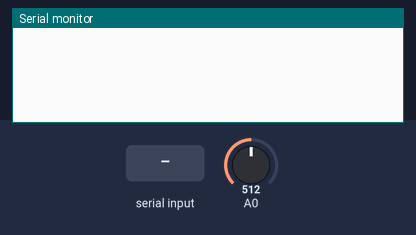
The sketch below on a simulated Arduino Uno, built with avr-gcc and run on an emulated ATmega328P. On the bench: the last lines printed to the serial monitor. The test bench sets the inputs (shaded band); at power-on: A0 = 512.

Above: at 1.2 s.
1.3 s: "1" received over Serial
At 3.2 s:
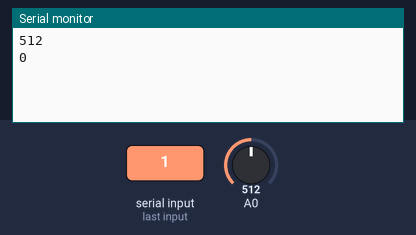
3.5 s: A0 set to 716
At 4.7 s:
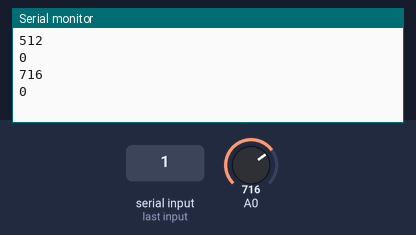
5.0 s: A0 set to 900
At 7.4 s:
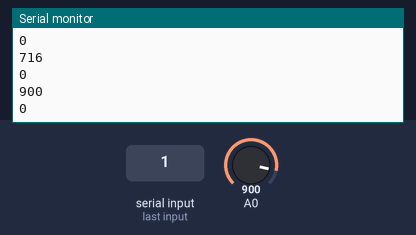
Timing chart, 0 to 8.9 s (numbered marks = the images above; inputs shaded):
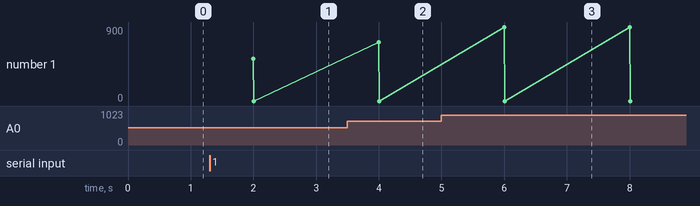

The sketch:

Air_quality.ino
```cpp
int sensorValue;

int digitalValue;

void setup()

{

  Serial.begin(9600);      // sets the serial port to 9600

  pinMode( 0, INPUT);      // Analog pin A0 is set for input mode

}


void loop()

{
  if(Serial.available())
  {
  sensorValue = analogRead(0);       // read analog input A0

  digitalValue = digitalRead(0);     // read digital input from D0

  Serial.println(sensorValue, DEC);  // prints the value read

  Serial.println(digitalValue, DEC);
  }
  delay(2000);                        // wait 100ms for next reading

}
```

Measured:
- after the input at 1.3 s, the serial monitor: prints a new line after 0.70 s (image 1)
- after the input at 3.5 s, the serial monitor: prints a new line after 0.50 s (image 2)
- after the input at 5.0 s, the serial monitor: prints a new line after 1.0 s (image 3)
